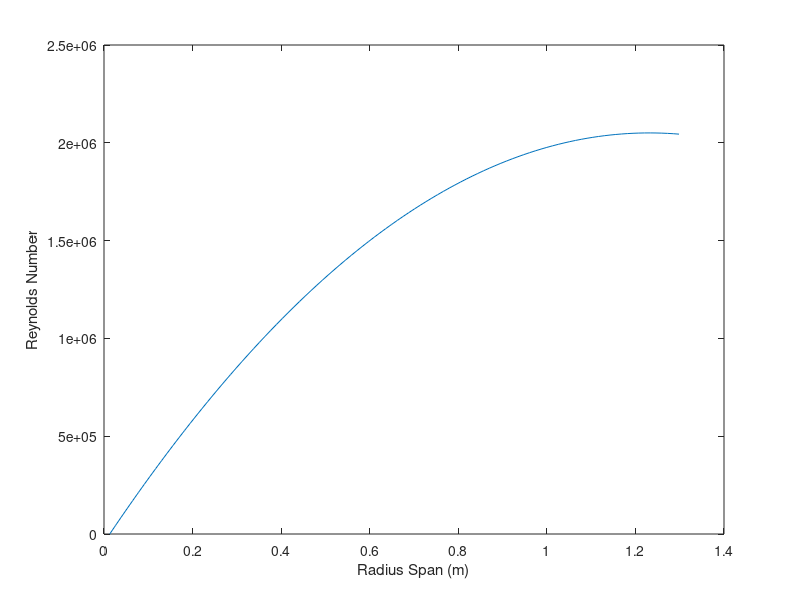

MATLAB code for this plot:
%p = [0.00238, 0.00176420];
p = 0.00238; % density (slugs/ft^3)
c = 0.8; % chord in ft
R = 4.26; % R in ft
tr = 0.47; % taper ratio

sn = 100;
rp = linspace(1/sn, 1, sn); % Radius Proportion
ru = R * rp; % Radius in Desired Units

cr = 2 * c / (tr + 1); % Chord at Root
ct = cr * tr; % Chord at Tip
c = cr - (cr - ct) * rp; % Chord along Span
u = p*1.5111E-5*3.28084^2;
V = linspace(0,650,sn);
Re = p*V.*c/u;

ru = ru/3.28084; % radius in m
plot(ru, Re)
xlabel('Radius Span (m)')
ylabel('Reynolds Number')